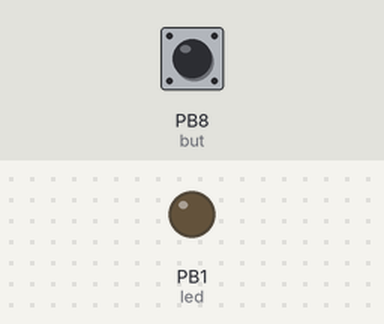
Bench run of a sketch on a simulated STM32 Blue Pill. Shown: output pins drawn as LEDs (lit = HIGH). The inputs (shaded band) are chosen by the test bench; at power-on: PB8 (but) LOW.

Above: at 1.2 s.
1.3 s: PB8 (but) pulled HIGH for 0.15 s
At 1.37 s:
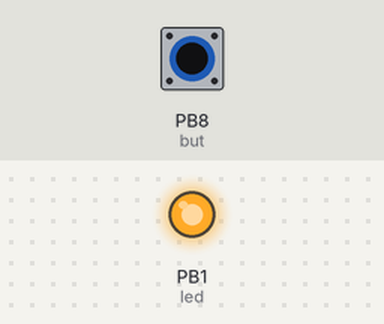
2.9 s: PB8 (but) pulled HIGH for 3.2 s
At 6.6 s:
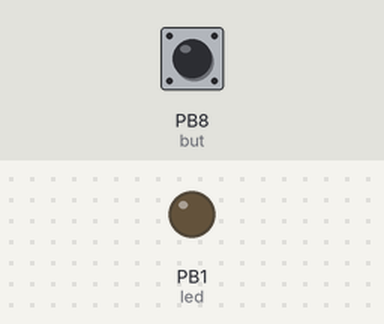
Timing chart, 0 to 8.1 s (numbered marks = the images above; inputs shaded):
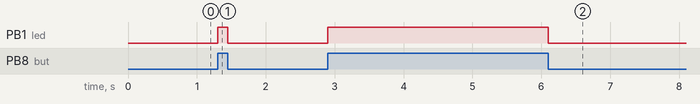

The sketch:

AttachInterrupt.ino
```cpp
int led = PB1;  //http://docs.leaflabs.com/docs.leaflabs.com/index.html
int but = PB8;
volatile int bLED = LOW;

void interruptFunction() {bLED = !bLED;}

void setup() {
   pinMode(led, OUTPUT);
   pinMode(but,INPUT_PULLDOWN);
   attachInterrupt(but, interruptFunction, CHANGE);
}

void loop() {
  digitalWrite(led,bLED);
}
```

Measured:
- after the input at 1.3 s, PB1 (led): LOW → HIGH at once, → LOW 0.15 s later
- after the input at 2.9 s, PB1 (led): LOW → HIGH at once, → LOW 3.2 s later
